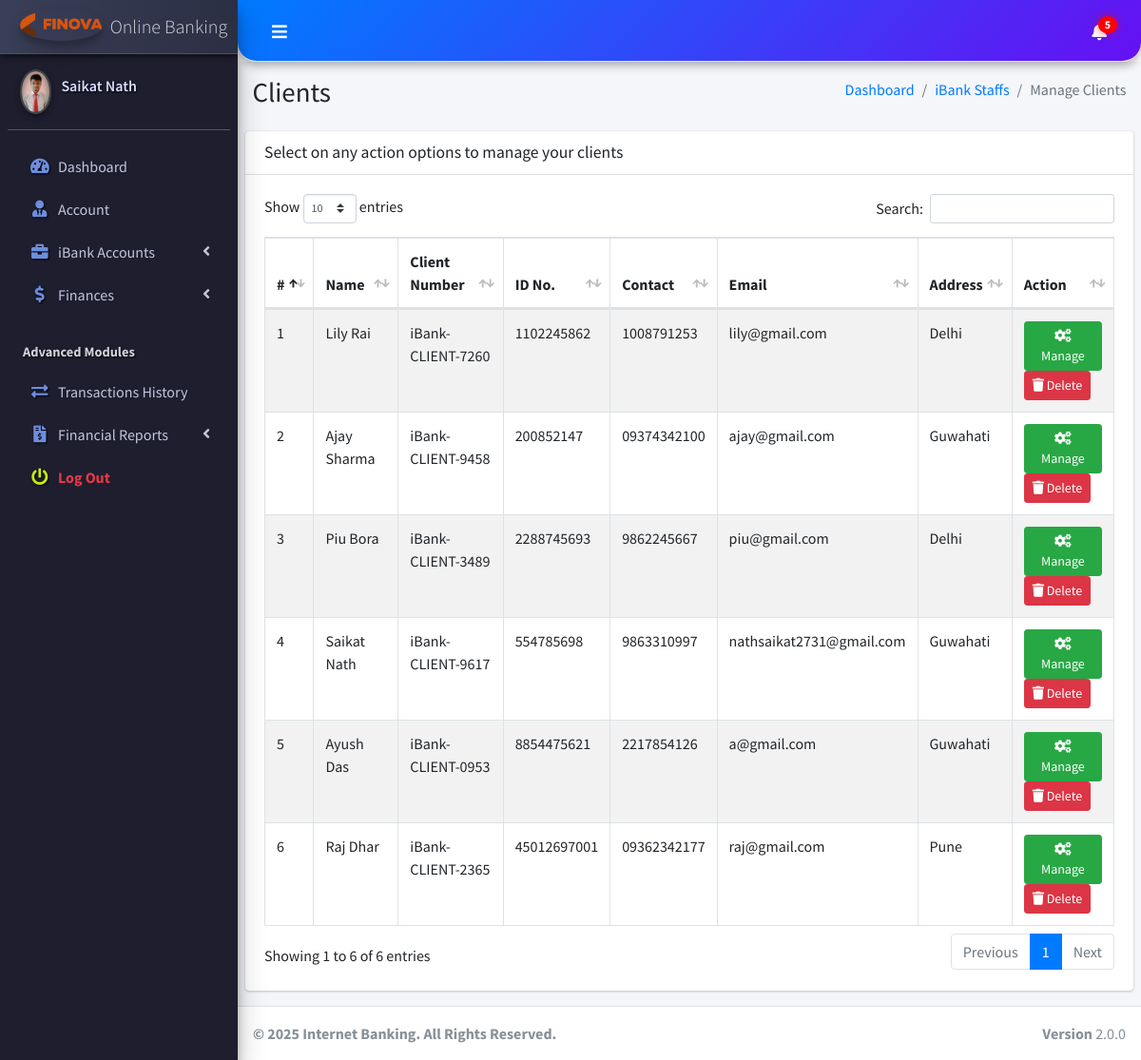
The page /client/pages_manage_clients.php (signed in) on the database its author committed.
### tables this page shows
CREATE TABLE `ib_systemsettings` (
  `id` int(20) NOT NULL,
  `sys_name` longtext NOT NULL,
  `sys_tagline` longtext NOT NULL,
  `sys_logo` varchar(200) NOT NULL
);

CREATE TABLE `ib_clients` (
  `client_id` int(11) NOT NULL,
  `name` varchar(200) NOT NULL,
  `national_id` varchar(200) NOT NULL,
  `phone` varchar(200) NOT NULL,
  `address` varchar(200) NOT NULL,
  `email` varchar(200) NOT NULL,
  `password` varchar(200) NOT NULL,
  `profile_pic` varchar(200) NOT NULL,
  `client_number` varchar(200) NOT NULL
);

### client/pages_manage_clients.php (the view, shortened to what this page needs)
<!DOCTYPE html>
<html>
<?php include("dist/_partials/head.php"); ?>
<body class="hold-transition sidebar-mini">
  <div class="wrapper">
    <?php include("dist/_partials/nav.php"); ?>
    <?php include("dist/_partials/sidebar.php"); ?>
    <div class="content-wrapper">
      <section class="content-header">
        <div class="container-fluid">
          <div class="row mb-2">
            <div class="col-sm-6">
              <h1>Clients</h1>
            </div>
            <div class="col-sm-6">
              <ol class="breadcrumb float-sm-right">
                <li class="breadcrumb-item"><a href="pages_dashboard.php">Dashboard</a></li>
                <li class="breadcrumb-item"><a href="pages_manage_clients.php">iBank Staffs</a></li>
                <li class="breadcrumb-item active">Manage Clients</li>
              </ol>
            </div>
          </div>
        </div>
      </section>
      <section class="content">
        <div class="row">
          <div class="col-12">
            <div class="card">
              <div class="card-header">
                <h3 class="card-title">Select on any action options to manage your clients</h3>
              </div>
              <div class="card-body">
                <table id="example1" class="table table-hover table-bordered table-striped">
                  <thead>
                    <tr>
                      <th>#</th>
                      <th>Name</th>
                      <th>Client Number</th>
                      <th>ID No.</th>
                      <th>Contact</th>
                      <th>Email</th>
                      <th>Address</th>
                      <th>Action</th>
                    </tr>
                  </thead>
                  <tbody>
                    <?php
                    $ret = "SELECT * FROM  iB_clients ORDER BY RAND() ";
                    $stmt = $mysqli->prepare($ret);
                    $stmt->execute();
                    $res = $stmt->get_result();
                    $cnt = 1;
                    while ($row = $res->fetch_object()) {
                    ?>
                      <tr>
                        <td><?php echo $cnt; ?></td>
                        <td><?php echo $row->name; ?></td>
                        <td><?php echo $row->client_number; ?></td>
                        <td><?php echo $row->national_id; ?></td>
                        <td><?php echo $row->phone; ?></td>
                        <td><?php echo $row->email; ?></td>
                        <td><?php echo $row->address; ?></td>
                        <td>
                          <a class="btn btn-success btn-sm" href="pages_view_client.php?client_number=<?php echo $row->client_number; ?>">
                            <i class="fas fa-cogs"></i>
                            Manage
                          </a>
                          <a class="btn btn-danger btn-sm" href="pages_manage_clients.php?deleteClient=<?php echo $row->client_id; ?>">
                            <i class="fas fa-trash"></i>
                            Delete
                          </a>
                        </td>
                      </tr>
                    <?php $cnt = $cnt + 1;
                    } ?>
                </table>
              </div>
            </div>
          </div>
        </div>
      </section>
    </div>
    <?php include("dist/_partials/footer.php"); ?>
  </div>
</body>
</html>

### client/dist/_partials/sidebar.php (shortened to what this page needs)
<aside class="main-sidebar sidebar-dark-primary elevation-4">
  <?php
$client_id = $_SESSION['client_id'];
  $ret = "SELECT * FROM  iB_clients  WHERE client_id = ? ";
  $stmt = $mysqli->prepare($ret);
  $stmt->bind_param('i', $client_id);
  $stmt->execute();
  $res = $stmt->get_result();
  while ($row = $res->fetch_object()) {
    $acc_status = 'Pending';
    $acc_qry = "SELECT acc_status FROM iB_bankAccounts WHERE client_id = ? LIMIT 1";
    $acc_stmt = $mysqli->prepare($acc_qry);
    $acc_stmt->bind_param('i', $client_id);
    $acc_stmt->execute();
    $acc_stmt->bind_result($acc_status);
    if ($row->profile_pic == '') {
      $profile_picture = "<img src='../admin/dist/img/user_icon.png' class=' elevation-2' alt='User Image'>
                ";
    } else {
      $profile_picture = "<img src='../admin/dist/img/$row->profile_pic' class='elevation-2' alt='User Image'>
                ";
    }
    $ret = "SELECT * FROM `iB_SystemSettings` ";
    $stmt = $mysqli->prepare($ret);
    $stmt->execute();
    $res = $stmt->get_result();
    while ($sys = $res->fetch_object()) {
  ?>
      <a href="pages_dashboard.php" class="brand-link">
        <img src="../admin/dist/img/<?php echo $sys->sys_logo;?>" alt="iBanking Logo" class="brand-image img-circle elevation-3" style="opacity: .8">
        <span class="brand-text font-weight-light"><?php echo $sys->sys_name;?></span>
      </a>
      <div class="sidebar">
        <div class="user-panel mt-3 pb-3 mb-3 d-flex">
          <div class="image">
            <?php echo $profile_picture; ?>
          </div>
          <div class="info">
            <a href="pages_dashboard.php" class="d-block"><?php echo $row->name; ?></a>
          </div>
        </div>
        <nav class="mt-2">
          <ul class="nav nav-pills nav-sidebar flex-column" data-widget="treeview" role="menu" data-accordion="false">
            <li class="nav-item has-treeview">
              <a href="pages_dashboard.php" class="nav-link">
                <i class="nav-icon fas fa-tachometer-alt"></i>
                <p>
                  Dashboard
                </p>
              </a>
            </li>
            <li class="nav-item">
              <a href="pages_account.php" class="nav-link">
                <i class="nav-icon fas fa-user-tie"></i>
                <p>
                  Account
                </p>
              </a>
            </li>
            <li class="nav-item has-treeview">
              <a href="#" class="nav-link">
                <i class="nav-icon fas fa-briefcase"></i>
                <p>
                  iBank Accounts
                  <i class="fas fa-angle-left right"></i>
                </p>
              </a>
            </li>
            <li class="nav-item has-treeview">
              <a href="#" class="nav-link <?php echo ($acc_status == 'Approved') ? '' : 'disabled-link'; ?>">
                <i class="nav-icon fas fa-dollar-sign"></i>
                <p>Finances<i class="fas fa-angle-left right"></i></p>
              </a>
            </li>
                       <li class="nav-header">Advanced Modules</li>
            <li class="nav-item">
              <a href="pages_transactions_engine.php" class="nav-link <?php echo ($acc_status == 'Approved') ? '' : 'disabled-link'; ?>">
                <i class="nav-icon fas fa-exchange-alt"></i>
                <p>Transactions History</p>
              </a>
            </li>
            <li class="nav-item has-treeview">
              <a href="#" class="nav-link <?php echo ($acc_status == 'Approved') ? '' : 'disabled-link'; ?>">
                <i class="nav-icon fas fa-file-invoice-dollar"></i>
                <p>Financial Reports<i class="fas fa-angle-left right"></i></p>
              </a>
            </li>
<li class="nav-item">
  <a href="pages_logout.php" class="nav-link" style="color: #e63946;">
    <i class="nav-icon fas fa-power-off" style="color: #c8eb0c !important;"></i>
    <p style="color: #e63946; font-weight: bold;">
      Log Out
    </p>
  </a>
</li>
          </ul>
        </nav>
      </div>
</aside>
<?php
    }
  } ?>

### client/dist/_partials/footer.php
<?php
$ret = "SELECT * FROM `iB_SystemSettings` ";
$stmt = $mysqli->prepare($ret);
$stmt->execute();
$res = $stmt->get_result();
while ($sys = $res->fetch_object()) {
?>
  <footer class="main-footer">
    <strong>&copy;
      2025 Internet Banking. All Rights Reserved.</strong>
    <div class="float-right d-none d-sm-inline-block">
      <b>Version</b> 2.0.0
    </div>
  </footer>
<?php } ?>

### client/dist/_partials/sidebar.php (style rules this page uses)
.main-sidebar { background: #1e1e2f; box-shadow: inset -3px -3px 7px #2c2c3e, inset 3px 3px 7px #0e0e1a; }
.main-sidebar .brand-link { background: linear-gradient(to right, #3a3f58, #2b2f44); box-shadow: 0 3px 5px rgba(0, 0, 0, 0.5); }
.main-sidebar .nav-link { transition: all 0.3s ease; border-radius: 10px; margin: 2px 5px; color: #c2c6dc !important; }
.nav-icon { color: #6d8ddf !important; text-shadow: 1px 1px 2px #000; }
.nav-header { color: #888ca9; font-weight: bold; padding-left: 15px; text-shadow: 1px 1px 2px #000; }
.user-panel .image img { border: 2px solid #444; box-shadow: 0 0 10px rgba(255, 255, 255, 0.1); border-radius: 50%; }
.user-panel .info a { color: #d9dcff; font-weight: 600; text-shadow: 1px 1px 2px #000; }

### rows shown on the page
ib_clients: name "Saikat Nath", client_number "iBank-CLIENT-9617", national "554785698", phone "9863310997", email "nathsaikat2731@gmail.com", address "Guwahati"
ib_systemsettings: sys_logo (picture), sys_name "Online Banking", ib_clients.profile_pic (picture)
ib_clients: name "Lily Rai", client_number "iBank-CLIENT-7260", national "1102245862", phone "1008791253", email "lily@gmail.com", address "Delhi"
ib_clients: name "Ajay Sharma", client_number "iBank-CLIENT-9458", national "200852147", phone "09374342100", email "ajay@gmail.com", address "Guwahati"
ib_clients: name "Piu Bora", client_number "iBank-CLIENT-3489", national "2288745693", phone "9862245667", email "piu@gmail.com", address "Delhi"
ib_clients: name "Ayush Das", client_number "iBank-CLIENT-0953", national "8854475621", phone "2217854126", email "a@gmail.com", address "Guwahati"
ib_clients: name "Raj Dhar", client_number "iBank-CLIENT-2365", national "45012697001", phone "09362342177", email "raj@gmail.com", address "Pune"
